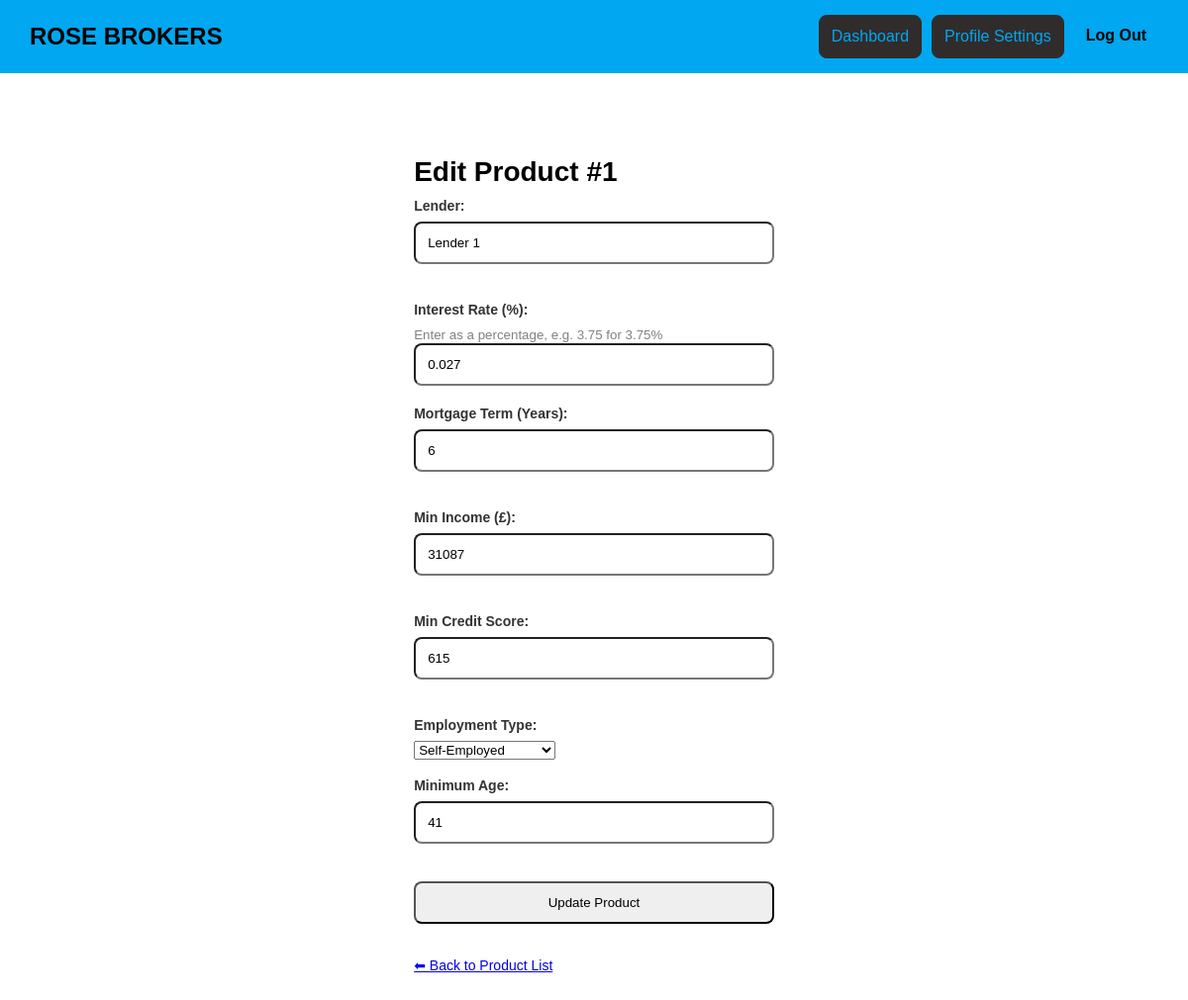
Page /edit_product.php?id=1 (signed in) on the earlier database version.
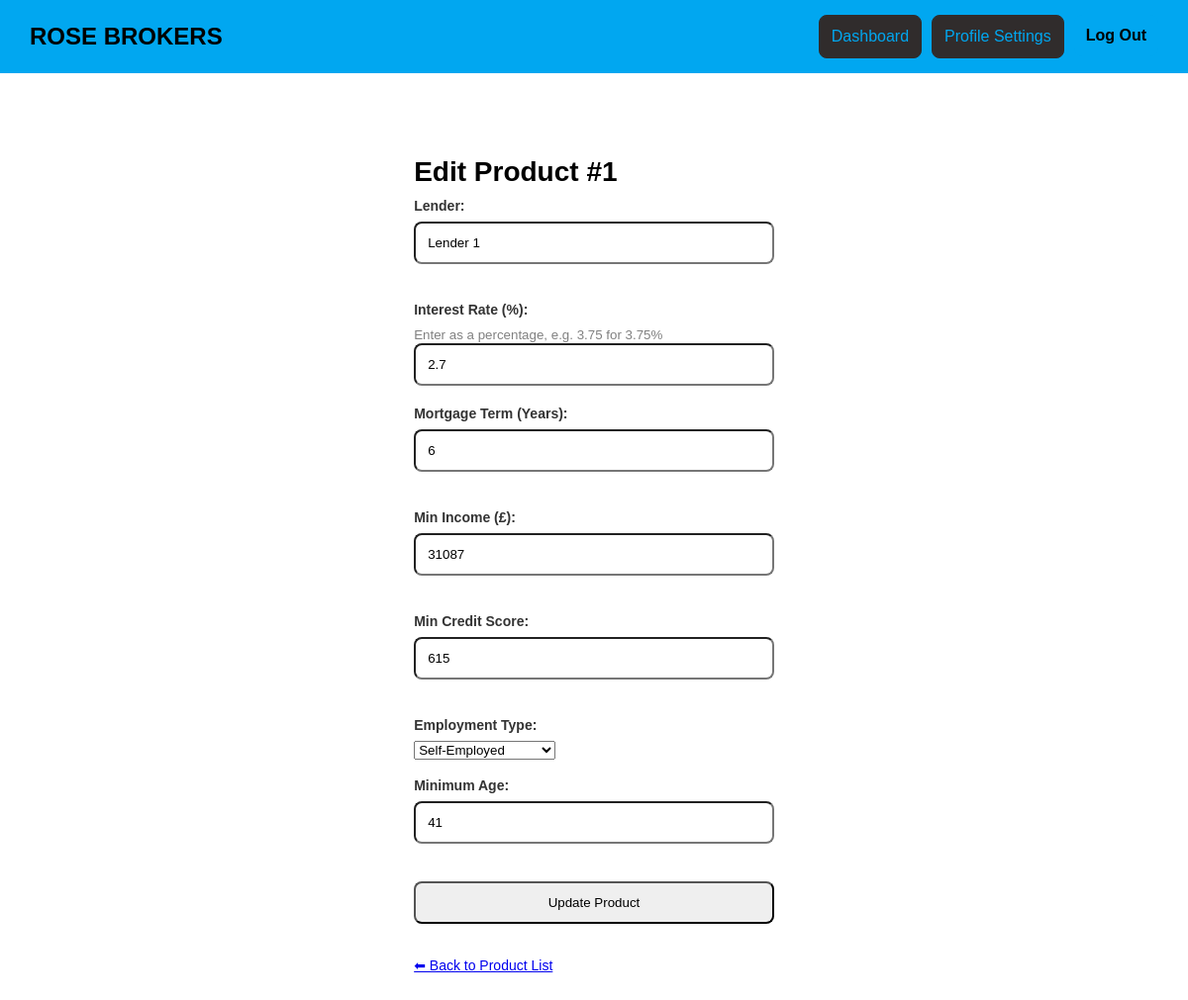
Same page on the later database version.
### tables this page shows
CREATE TABLE "Product" (
	"ProductId"	INTEGER,
	"Lender"	TEXT,
	"InterestRate"	REAL,
	"MortgageTerm"	INTEGER,
	"MinIncome"	INTEGER,
	"MinCreditScore"	INTEGER,
	"EmploymentType"	TEXT,
	"MinAge"	INTEGER,
	PRIMARY KEY("ProductId" AUTOINCREMENT)
);

### edit_product.php (the view, shortened to what this page needs)
<?php
require 'db.php';
$id = $_GET['id'] ?? null;
$stmt = $conn->prepare("SELECT * FROM Product WHERE ProductId = ?");
$stmt->execute([$id]);
$product = $stmt->fetch(PDO::FETCH_ASSOC);
?>
<!DOCTYPE html>
<html>
    <head>
        <link rel="stylesheet" href="css/global.css" />
    </head>
    <body>
    <header class="navbar">
        <a href="index.php" class="navbar__title-link"><h1 class="navbar__title">ROSE BROKERS</h1></a>
            <div class="navbar__buttons">
                <a href="broker-dashboard.php"><button class="btn btn--register">Dashboard</button></a>
                <a href="broker-setting.php"><button class="btn btn--register">Profile Settings</button></a>
                <a href="logout.php"><button class="btn btn--login">Log Out</button></a>
            </div>
    </header>
    <div class="container">
    <div class="add-section">
        <h2>Edit Product #<?= $product['ProductId'] ?></h2>
        <form method="POST" class="add-form">
            <label>Lender:</label>
            <input type="text" name="lender" value="<?= $product['Lender'] ?>" required><br><br>
            <label>Interest Rate (%):</label>
            <small style="color: gray;">Enter as a percentage, e.g. 3.75 for 3.75%</small>
            <input type="number" step="0.01" min="0" max="100" name="rate" value="<?= $product['InterestRate'] ?>" required>
            <label>Mortgage Term (Years):</label>
            <input type="number" name="term" value="<?= $product['MortgageTerm'] ?>" required><br><br>
            <label>Min Income (£):</label>
            <input type="number" name="min_income" value="<?= $product['MinIncome'] ?>" required><br><br>
            <label>Min Credit Score:</label>
            <input type="number" name="credit_score" value="<?= $product['MinCreditScore'] ?>" required><br><br>
            <label>Employment Type:</label>
            <select name="employment_type" required>
                <option value="Self-Employed" <?= $product['EmploymentType'] === 'Self-Employed' ? 'selected' : '' ?>>Self-Employed</option>
            </select><br><br>
            <label>Minimum Age:</label>
        <input type="number" name="min_age" min="18" max="100" value="<?= $product['MinAge'] ?>" required><br><br>
        <input type="submit" value="Update Product">
        <p><a href="product_list.php">⬅ Back to Product List</a></p>
    </form>
    </div>
    </div>
    </body>
</html>

Differences in the rows shown:
changed product "Lender 1": rate "0.027" → "2.7"
